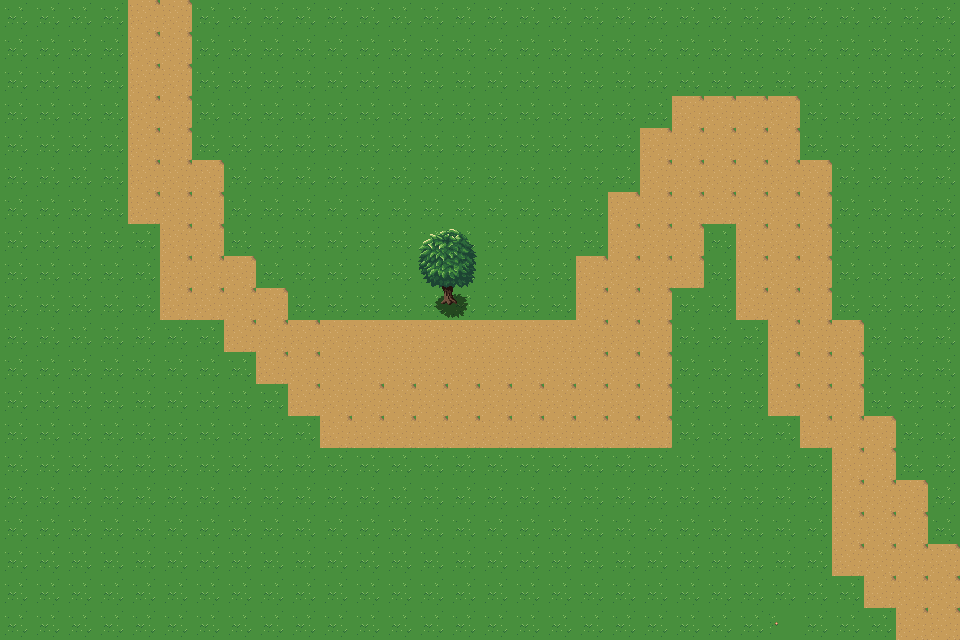

A level layout from a 2D game, rendered from its tile map. Below: a short description, then the map file with its tile-grid data intact:
An orthogonal 30x20 tile map with 32x32 px tiles, 2 tile layers (Tile Layer 1, tree).

<map version="1.10" tiledversion="1.11.0" orientation="orthogonal" renderorder="right-down" width="30" height="20" tilewidth="32" tileheight="32" infinite="0" nextlayerid="3" nextobjectid="1">
 <editorsettings>
  <export target="zone1.lua" format="lua" />
 </editorsettings>
 <tileset firstgid="1" name="test-tiles" tilewidth="32" tileheight="32" tilecount="319" columns="29">
  <image source="tilemap.png" width="928" height="352" />
 </tileset>
 <layer id="1" name="Tile Layer 1" width="30" height="20">
  <data encoding="csv">
294,294,294,294,85,85,294,294,294,294,294,294,294,294,294,294,294,294,294,294,294,294,294,294,294,294,294,294,294,294,
294,294,294,294,85,85,294,294,294,294,294,294,294,294,294,294,294,294,294,294,294,294,294,294,294,294,294,294,294,294,
294,294,294,294,85,85,294,294,294,294,294,294,294,294,294,294,294,294,294,294,294,294,294,294,294,294,294,294,294,294,
294,294,294,294,85,85,294,294,294,294,294,294,294,294,294,294,294,294,294,294,294,85,85,85,85,294,294,294,294,294,
294,294,294,294,85,85,294,294,294,294,294,294,294,294,294,294,294,294,294,294,85,85,85,85,85,294,294,294,294,294,
294,294,294,294,85,85,85,294,294,294,294,294,294,294,294,294,294,294,294,294,85,85,85,85,85,85,294,294,294,294,
294,294,294,294,85,85,85,294,294,294,294,294,294,294,294,294,294,294,294,85,85,85,85,85,85,85,294,294,294,294,
294,294,294,294,294,85,85,294,294,294,294,294,294,294,294,294,294,294,294,85,85,85,294,85,85,85,294,294,294,294,
294,294,294,294,294,85,85,85,294,294,294,294,294,294,294,294,294,294,85,85,85,85,294,85,85,85,294,294,294,294,
294,294,294,294,294,85,85,85,85,294,294,294,294,294,294,294,294,294,85,85,85,294,294,85,85,85,294,294,294,294,
294,294,294,294,294,294,294,85,85,85,54,54,54,54,54,54,54,54,85,85,85,294,294,294,85,85,85,294,294,294,
294,294,294,294,294,294,294,294,85,85,54,54,54,54,54,54,54,54,85,85,85,294,294,294,85,85,85,294,294,294,
294,294,294,294,294,294,294,294,294,85,54,85,85,85,85,85,85,85,85,85,85,294,294,294,85,85,85,294,294,294,
294,294,294,294,294,294,294,294,294,294,85,85,85,85,85,85,85,85,85,85,85,294,294,294,294,85,85,85,294,294,
294,294,294,294,294,294,294,294,294,294,294,294,294,294,294,294,294,294,294,294,294,294,294,294,294,294,85,85,294,294,
294,294,294,294,294,294,294,294,294,294,294,294,294,294,294,294,294,294,294,294,294,294,294,294,294,294,85,85,85,294,
294,294,294,294,294,294,294,294,294,294,294,294,294,294,294,294,294,294,294,294,294,294,294,294,294,294,85,85,85,294,
294,294,294,294,294,294,294,294,294,294,294,294,294,294,294,294,294,294,294,294,294,294,294,294,294,294,85,85,85,85,
294,294,294,294,294,294,294,294,294,294,294,294,294,294,294,294,294,294,294,294,294,294,294,294,294,294,294,85,85,85,
294,294,294,294,294,294,294,294,294,294,294,294,294,294,294,294,294,294,294,294,294,294,294,294,147,294,294,294,85,85
</data>
 </layer>
 <layer id="2" name="tree" width="30" height="20">
  <data encoding="csv">
0,0,0,0,0,0,0,0,0,0,0,0,0,0,0,0,0,0,0,0,0,0,0,0,0,0,0,0,0,0,
0,0,0,0,0,0,0,0,0,0,0,0,0,0,0,0,0,0,0,0,0,0,0,0,0,0,0,0,0,0,
0,0,0,0,0,0,0,0,0,0,0,0,0,0,0,0,0,0,0,0,0,0,0,0,0,0,0,0,0,0,
0,0,0,0,0,0,0,0,0,0,0,0,0,0,0,0,0,0,0,0,0,0,0,0,0,0,0,0,0,0,
0,0,0,0,0,0,0,0,0,0,0,0,0,0,0,0,0,0,0,0,0,0,0,0,0,0,0,0,0,0,
0,0,0,0,0,0,0,0,0,0,0,0,0,0,0,0,0,0,0,0,0,0,0,0,0,0,0,0,0,0,
0,0,0,0,0,0,0,0,0,0,0,0,0,0,0,0,0,0,0,0,0,0,0,0,0,0,0,0,0,0,
0,0,0,0,0,0,0,0,0,0,0,0,0,259,260,0,0,0,0,0,0,0,0,0,0,0,0,0,0,0,
0,0,0,0,0,0,0,0,0,0,0,0,0,288,289,0,0,0,0,0,0,0,0,0,0,0,0,0,0,0,
0,0,0,0,0,0,0,0,0,0,0,0,0,317,318,0,0,0,0,0,0,0,0,0,0,0,0,0,0,0,
0,0,0,0,0,0,0,0,0,0,0,0,0,0,0,0,0,0,0,0,0,0,0,0,0,0,0,0,0,0,
0,0,0,0,0,0,0,0,0,0,0,0,0,0,0,0,0,0,0,0,0,0,0,0,0,0,0,0,0,0,
0,0,0,0,0,0,0,0,0,0,0,0,0,0,0,0,0,0,0,0,0,0,0,0,0,0,0,0,0,0,
0,0,0,0,0,0,0,0,0,0,0,0,0,0,0,0,0,0,0,0,0,0,0,0,0,0,0,0,0,0,
0,0,0,0,0,0,0,0,0,0,0,0,0,0,0,0,0,0,0,0,0,0,0,0,0,0,0,0,0,0,
0,0,0,0,0,0,0,0,0,0,0,0,0,0,0,0,0,0,0,0,0,0,0,0,0,0,0,0,0,0,
0,0,0,0,0,0,0,0,0,0,0,0,0,0,0,0,0,0,0,0,0,0,0,0,0,0,0,0,0,0,
0,0,0,0,0,0,0,0,0,0,0,0,0,0,0,0,0,0,0,0,0,0,0,0,0,0,0,0,0,0,
0,0,0,0,0,0,0,0,0,0,0,0,0,0,0,0,0,0,0,0,0,0,0,0,0,0,0,0,0,0,
0,0,0,0,0,0,0,0,0,0,0,0,0,0,0,0,0,0,0,0,0,0,0,0,0,0,0,0,0,0
</data>
 </layer>
</map>
